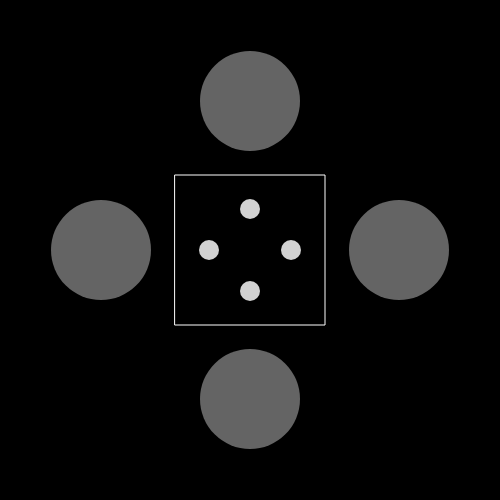
Frame 1 (no input)
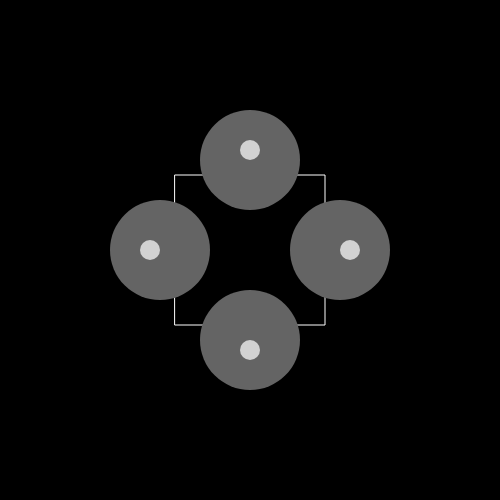
Frame 60 (no input)
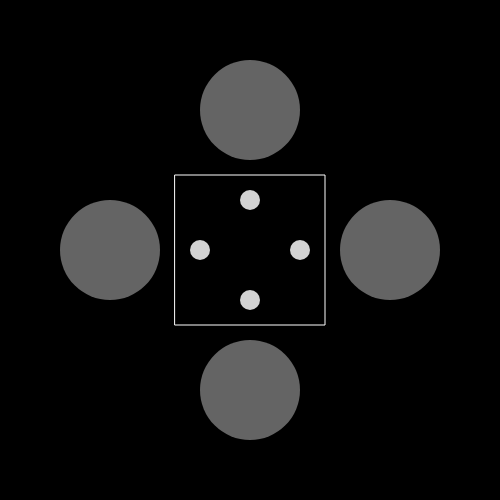
Frame 120 (the mouse pressed at the canvas centre since frame 60)

The p5.js sketch that drew these frames (run headless with seeded random() and noise() and a simulated clock; from frame 60 on, the mouse is pressed at the canvas centre):

// p5.js sketch
// ── sketch.js
var dx = 100;
var dy = 400;
var flag = 0;

function setup() {
    createCanvas(500, 500)
}
      
function draw() {
	background(0);
	rectMode(CENTER);
	stroke(255);
	noFill();
	rect(250, 250, 150, 150)
	
	if(dx >= 165)
		flag = 1;
	if(dx == 100)
		flag = 0;
	
	if(flag == 0) {
	  dx++;
	  dy--;
	} else {
	  dx--;
	  dy++;
	}
	
	noStroke();
	fill(100);
	ellipse(dx, 250, 100, 100);
	ellipse(250, dx, 100, 100);
	ellipse(dy, 250, 100, 100);
	ellipse(250, dy, 100, 100);
	fill(210);
	ellipse(dx + 190, 250, 20, 20);
	ellipse(250, dx + 190, 20, 20);
	ellipse(dy - 190, 250, 20, 20);
	ellipse(250, dy - 190, 20, 20);
}
